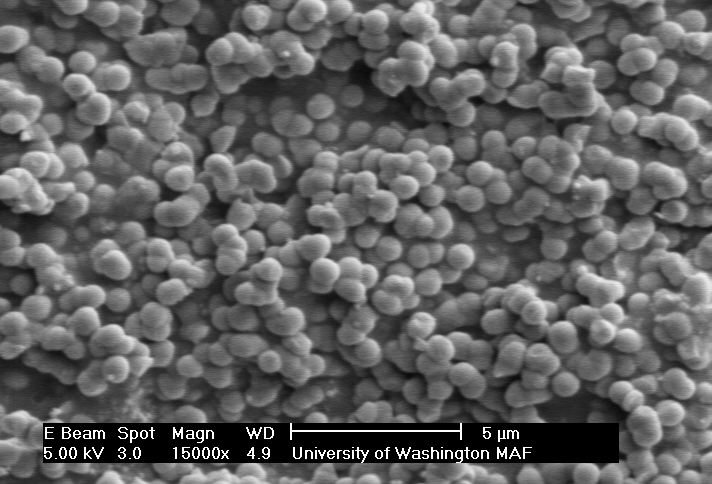
#> input picture SEM_Images/R5 K3Me3 SiO2_3-3.TIF, 712 x 484 px, found by its file name
$ jupyter execute Edge_Detection_ContrastAdjustment.ipynb
#> lines starting #> are read from the running program, lines starting #| are printed output that depends on the picture
[cell 1]
import numpy as np
import cv2
from matplotlib import pyplot as plt

[cell 2]
img = cv2.imread('SEM_Images/R5 K3Me3 SiO2_3-3.tif')
#> img is the input picture: shape (484, 712, 3); min 0, max 255, mean 97.2
img = np.array(img, dtype=np.uint8)

[cell 3]
kernel = np.ones((5,5), np.uint8)
opening = cv2.morphologyEx(img, cv2.MORPH_OPEN, kernel)
canny = cv2.Canny(opening,100,150,3,L2gradient=True)
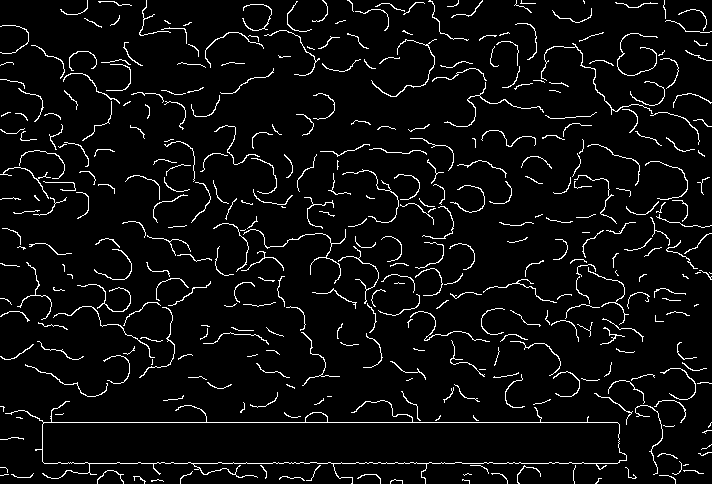
#> canny: shape (484, 712); 5.1% white in thin lines or dots
#fig, ax = plt.subplots(3,1,figsize=(30,30))
#ax[0].imshow(opening)
#ax[1].imshow(canny)
#ax[2].imshow(img)


#try to play with contrast by spreading out the histrogram with a factor alpha

alpha = 1.6 # Simple contrast control
beta = 0    # Simple brightness control
img2 = cv2.convertScaleAbs(img, alpha=alpha, beta=beta)
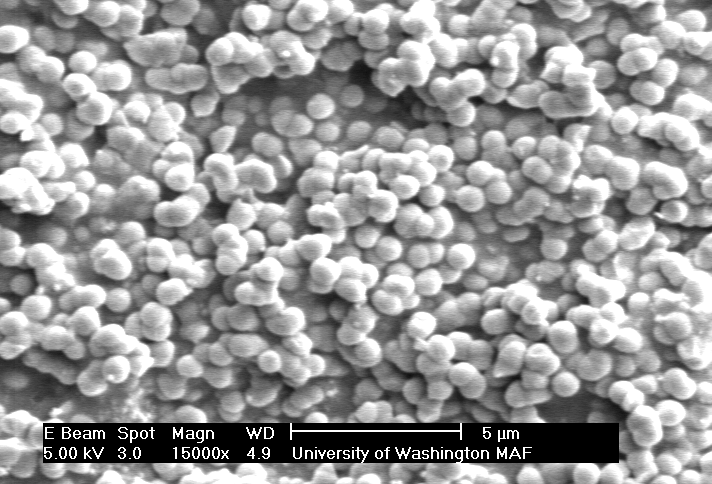
#> img2: shape (484, 712, 3); min 0, max 255, mean 151.2
kernel = np.ones((5,5), np.uint8)
opening2 = cv2.morphologyEx(img2, cv2.MORPH_OPEN, kernel)
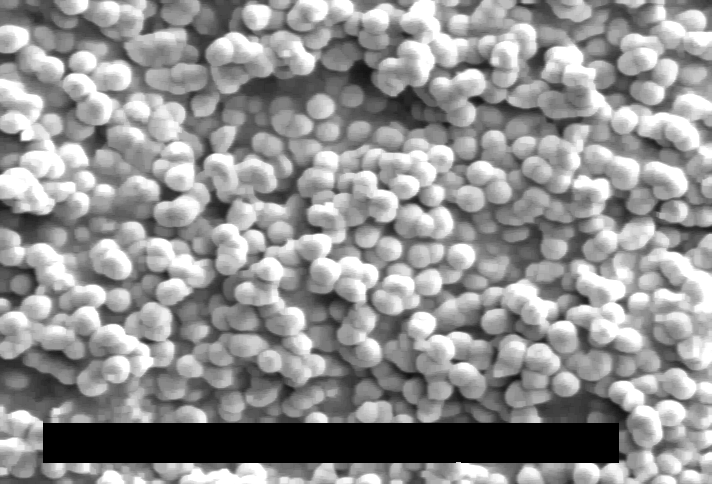
#> opening2: shape (484, 712, 3); min 0, max 255, mean 145.3
canny2 = cv2.Canny(opening2,100,150,3,L2gradient=True)
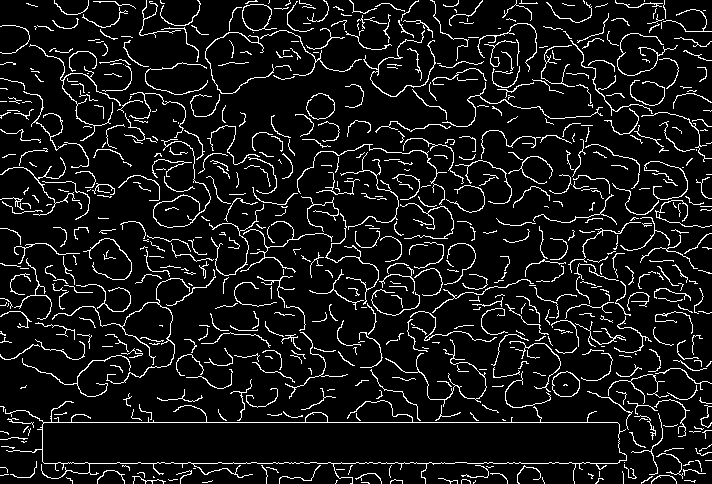
#> canny2: shape (484, 712); 8.7% white in thin lines or dots

#ax[0].imshow(opening2)
#ax[1].imshow(canny2)
#ax[2].imshow(img2)

fig, ax = plt.subplots(2,2,figsize=(30,30))
ax[0][0].imshow(img)
ax[0][1].imshow(canny)
ax[1][0].imshow(img2)
ax[1][1].imshow(canny2)

fig.subplots_adjust(left= None, bottom=0.5, right=None, top=1, wspace=None, hspace=None)

[cell 4]
img3 = cv2.imread('Opal_tecopa_near_gem.jpg')
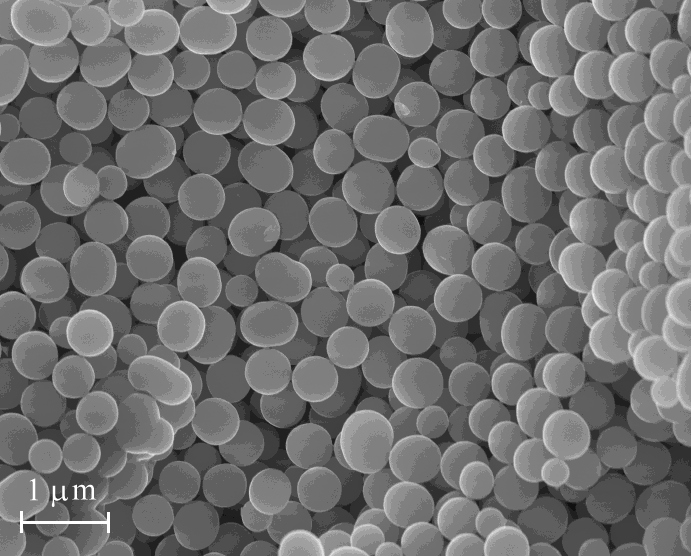
#> input picture Opal_Tecopa_near_gem.jpg, 691 x 556 px, found by its file name
#> img3 is the input picture: shape (556, 691, 3); min 13, max 255, mean 111
img3 = np.array(img3, dtype=np.uint8)

[cell 5]
kernel2 = np.ones((5,5), np.uint8)
opening3 = cv2.morphologyEx(img3, cv2.MORPH_OPEN, kernel2)
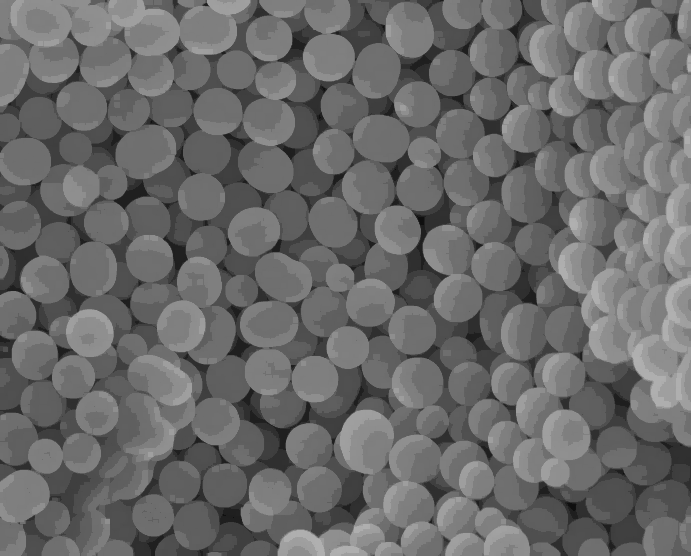
#> opening3: shape (556, 691, 3); min 13, max 176, mean 106.6
canny3 = cv2.Canny(opening3,100,150,3,L2gradient=True)
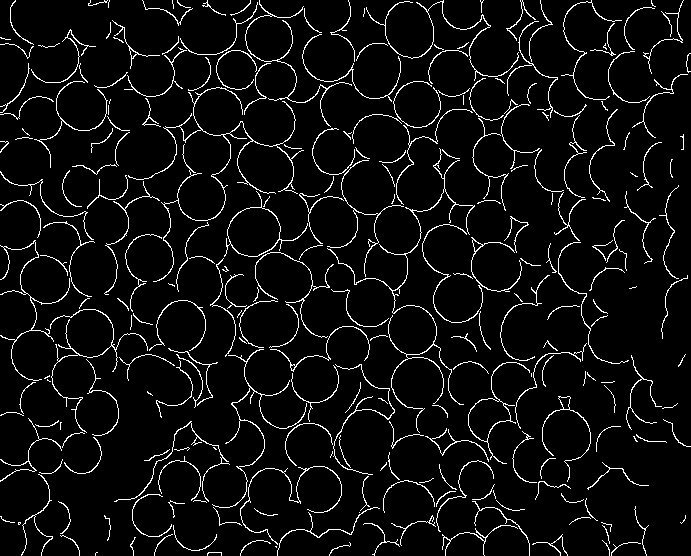
#> canny3: shape (556, 691); 5.7% white in thin lines or dots

#try to play with contrast by spreading out the histrogram with a factor alpha

alpha = 1.7 # Simple contrast control
beta = 0 # Simple brightness control
img4 = cv2.convertScaleAbs(img3, alpha=alpha, beta=beta)
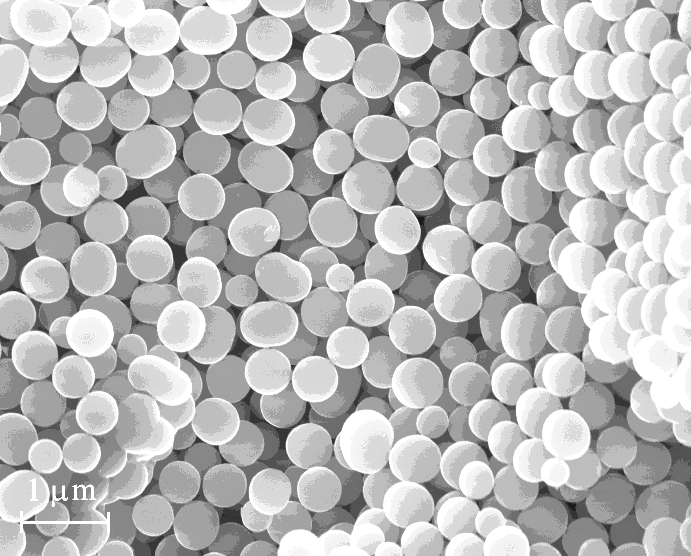
#> img4: shape (556, 691, 3); min 22, max 255, mean 185.6
opening4 = cv2.morphologyEx(img4, cv2.MORPH_OPEN, kernel)
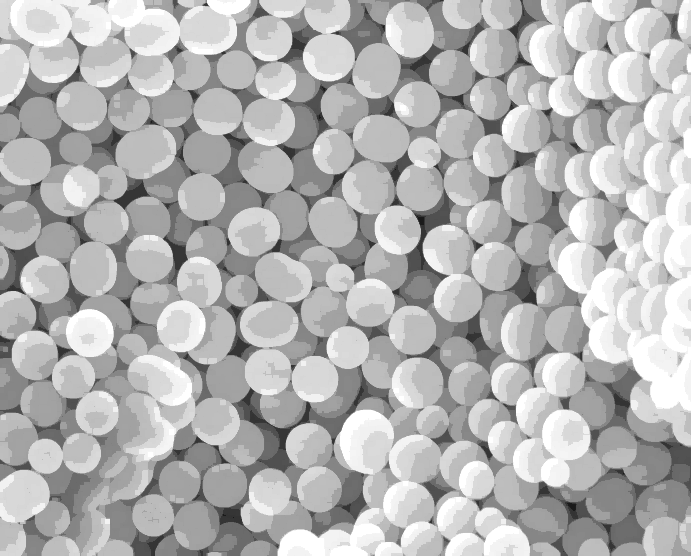
#> opening4: shape (556, 691, 3); min 22, max 255, mean 180.4
canny4 = cv2.Canny(opening4,100,150,3,L2gradient=True)
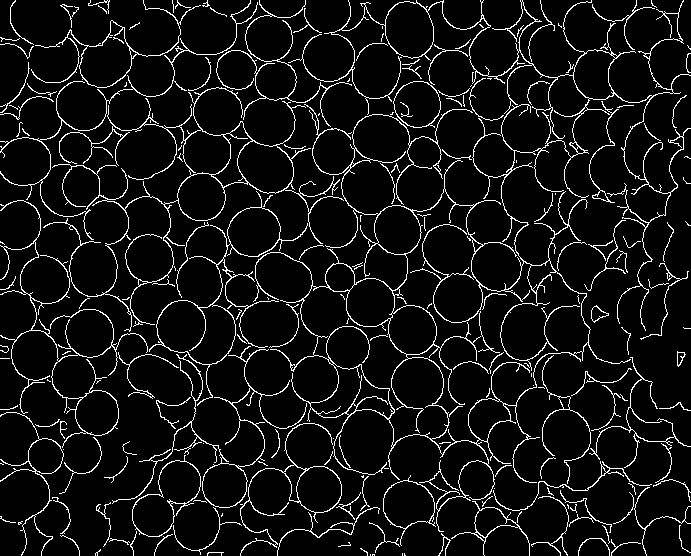
#> canny4: shape (556, 691); 7.4% white in thin lines or dots


fig, ax = plt.subplots(2,2,figsize=(30,30))
ax[0][0].imshow(img3)
ax[0][1].imshow(canny3)
ax[1][0].imshow(img4)
ax[1][1].imshow(canny4)

fig.subplots_adjust(left= None, bottom=0.5, right=None, top=1, wspace=None, hspace=None)
